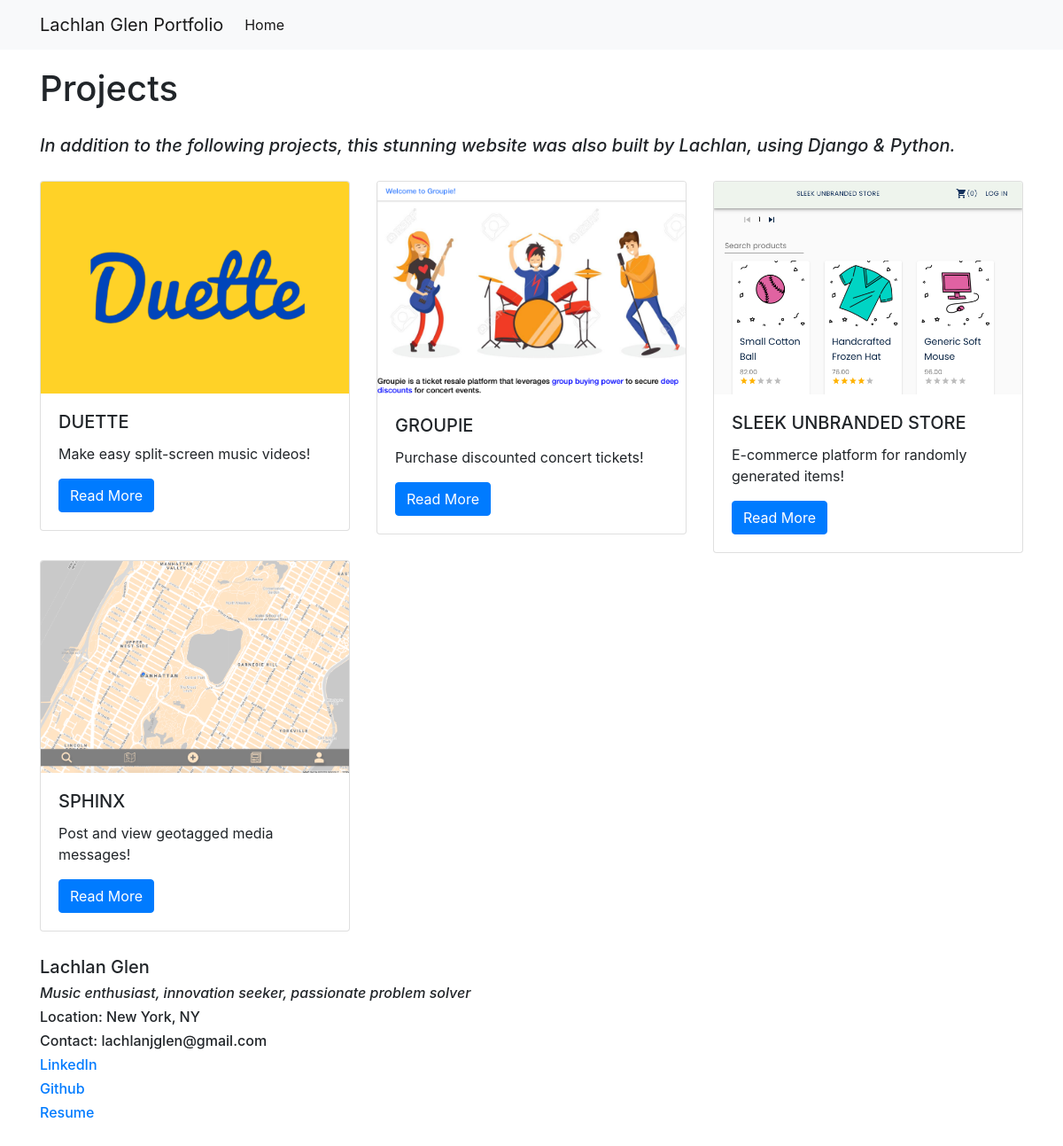
The page / on the database its author committed.
### projects/models.py (models this page shows, shortened)
class Project(models.Model):
    title = models.CharField(max_length=100)
    shortDescription = models.TextField()
    longDescription = models.TextField()
    technology = models.TextField()
    image = models.FilePathField(path='/img')
    videoURL = models.TextField()
    projectLink = models.TextField()

### projects/views.py (the view)
# urls.py: path('', views.project_index, name='project_index'),
def project_index(request):
    projects = Project.objects.all()
    context = {
        'projects': projects
    }
    return render(request, 'project_index.html', context)

### projects/templates/project_index.html
{% extends "base.html" %}
{% load static %}
{% block page_content %}
<h1 style='padding-top:20px'>Projects</h1>
<div>
  <h5 style='padding-top:20px; padding-bottom:20px'><i>In addition to the following projects, this stunning website was
      also built by
      Lachlan,
      using Django &
      Python.</i>
  </h5>
</div>
<div style='padding-bottom:20px' class="row">
  {% for project in projects %}
  <div class="col-md-4">
    <div class="card mb-2">
      <img class="card-img-top" src="{% static project.image %}">
      <div class="card-body">
        <h5 style='text-transform: uppercase' class="card-title">{{ project.title }}</h5>
        <p class="card-text">{{ project.shortDescription }}</p>
        <a href="{% url 'project_detail' project.pk %}" class="btn btn-primary">
          Read More
        </a>
      </div>
    </div>
  </div>
  {% endfor %}
</div>
<div style='padding-bottom:20px'>
  <h5>Lachlan Glen</h5>
  <h6><i>Music enthusiast, innovation seeker, passionate problem solver</i></h6>
  <h6>Location: New York, NY</h6>
  <h6>Contact: lachlanjglen@gmail.com</h6>
  <h6><a href="https://www.linkedin.com/in/lachlan-glen/" target='_blank'>LinkedIn</a></h6>
  <h6><a href="https://github.com/lachlanglen/" target='_blank'>Github</a></h6>
  <h6><a href="https://drive.google.com/file/d/1t-8r6bRE5FQnkk4fKb2DcOMLVWpdfdUi/view?usp=sharing"
      target='_blank'>Resume</a></h6>
</div>
{% endblock %}

### personal_portfolio/templates/base.html (shortened to what this page needs)
{% load static %}
<link rel="stylesheet" href="https://stackpath.bootstrapcdn.com/bootstrap/4.1.3/css/bootstrap.min.css"
>
<nav class="navbar navbar-expand-lg navbar-light bg-light">
  <div class="container">
    <a class="navbar-brand" href="{% url 'project_index' %}">Lachlan Glen Portfolio</a>
    <div class="collapse navbar-collapse" id="navbarSupportedContent">
      <ul class="navbar-nav mr-auto">
        <li class="nav-item active">
          <a class="nav-link" href="{% url 'project_index' %}">Home</a>
        </li>
      </ul>
    </div>
  </div>
</nav>
<div class="container">
  {% block page_content %}{% endblock %}
</div>

### rows shown on the page
Project: image (picture), title "DUETTE", shortDescription "Make easy split-screen music videos!"
Project: image (picture), title "GROUPIE", shortDescription "Purchase discounted concert tickets!"
Project: image (picture), title "SLEEK UNBRANDED STORE", shortDescription "E-commerce platform for randomly generated items!"
Project: image (picture), title "SPHINX", shortDescription "Post and view geotagged media messages!"
